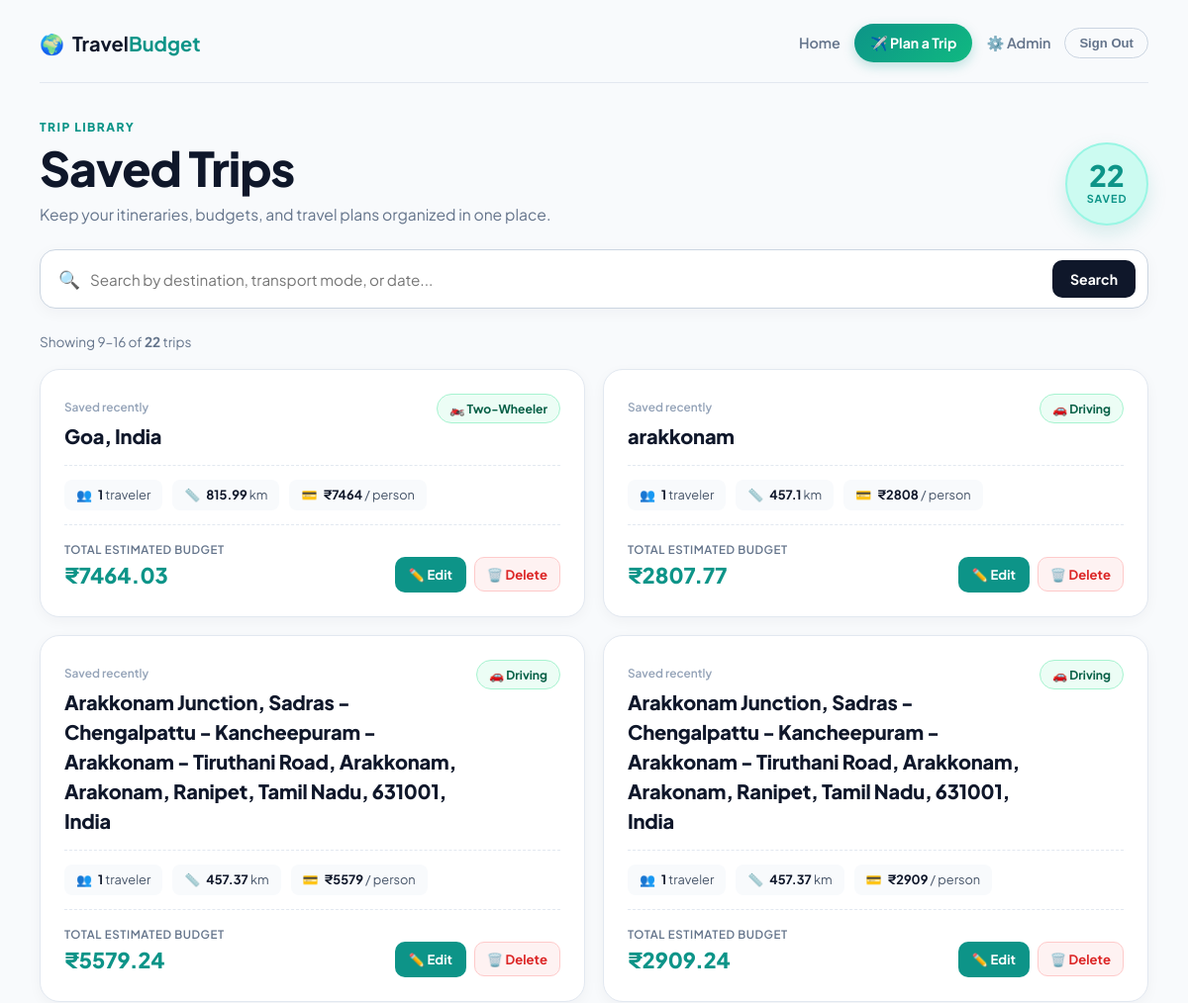
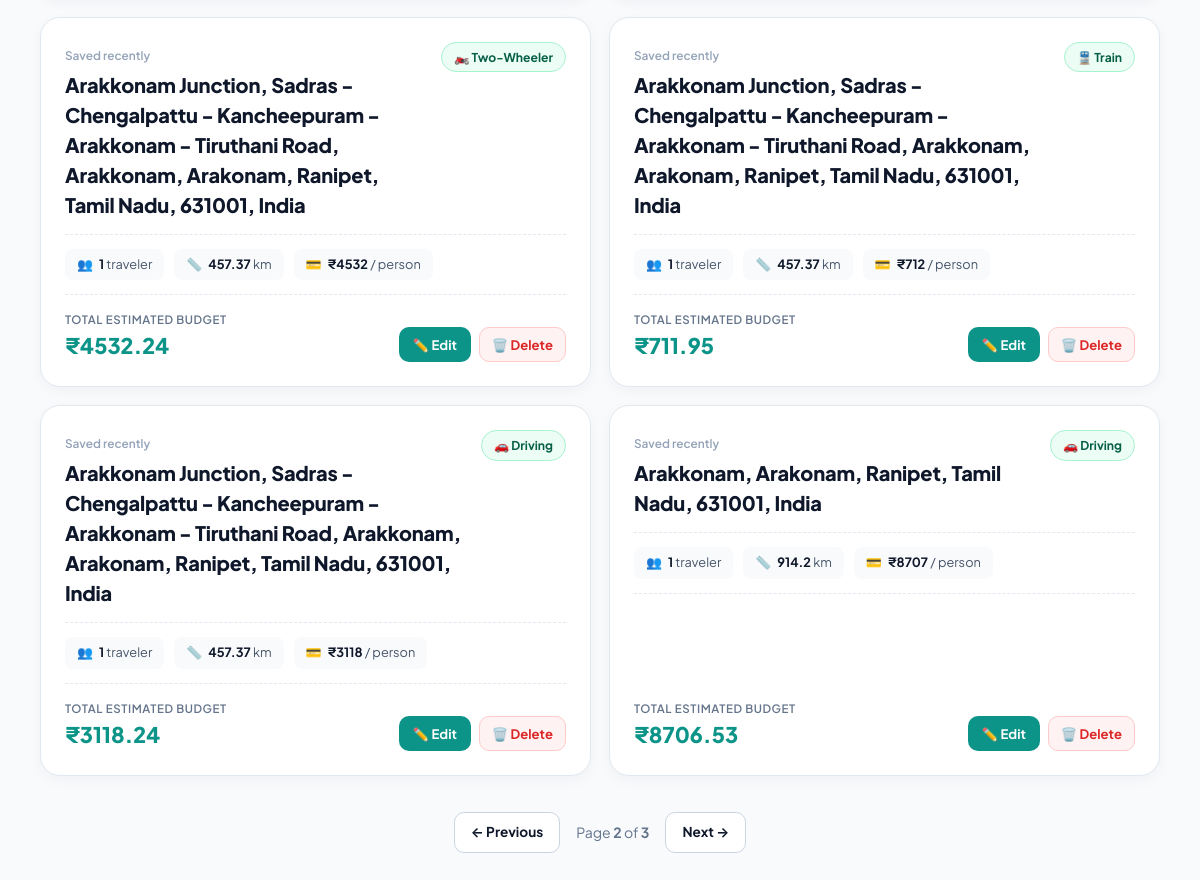
Screenshot of /trips?q=&page=2 (signed in) with the database file from the repository (2 pictures, top to bottom).
### tables this page shows
CREATE TABLE trips (
            id INTEGER PRIMARY KEY AUTOINCREMENT,
            destination TEXT,
            travelers INTEGER,
            total_distance REAL,
            transport_mode TEXT,
            transport_cost REAL,
            fuel_type TEXT,
            fuel_price REAL,
            fuel_cost REAL,
            food_cost REAL,
            room_cost REAL,
            toll_charges REAL,
            parking_fee REAL,
            vehicle_type TEXT,
            vehicle_rental_cost REAL,
            places_fee_total REAL,
            total_budget REAL,
            cost_per_person REAL
        , user_id INTEGER);

### app.py (the view)
@app.route("/trips")
@login_required
def trips():
    search_query = request.args.get("q", "").strip()
    try:
        page = max(1, int(request.args.get("page", 1)))
    except (TypeError, ValueError):
        page = 1
    per_page = 8
    where_clause = ""
    params = []
    if search_query:
        where_clause = "WHERE user_id = ? AND (destination LIKE ? OR transport_mode LIKE ?)"
        term = f"%{search_query}%"
        params = [session["user_id"], term, term]
    else:
        where_clause = "WHERE user_id = ?"
        params = [session["user_id"]]
    conn = get_db()
    total = conn.execute(
        f"SELECT COUNT(*) FROM trips {where_clause}", params
    ).fetchone()[0]
    total_pages = max(1, (total + per_page - 1) // per_page)
    page = min(page, total_pages)
    rows = conn.execute(
        f"SELECT * FROM trips {where_clause} ORDER BY id DESC LIMIT ? OFFSET ?",
        [*params, per_page, (page - 1) * per_page],
    ).fetchall()
    conn.close()
    return render_template(
        "trips.html", trips=rows, search_query=search_query, page=page,
        total_pages=total_pages, total=total,
        first_item=(page - 1) * per_page + 1 if total else 0,
    )

### app.py (called while the page is built)
def get_db():
    conn = sqlite3.connect("travel_budget.db")
    conn.row_factory = sqlite3.Row
    return conn

@app.before_request
def update_last_seen():
    user_id = session.get('user_id')
    if user_id:
        try:
            conn = get_db()
            conn.execute('UPDATE users SET last_seen = CURRENT_TIMESTAMP WHERE id = ?', (user_id,))
            conn.commit()
            conn.close()
        except Exception:
            pass

@app.context_processor
def inject_user():
    is_admin = False
    logged_in = 'user_id' in session
    user_name = session.get('user_name')
    if logged_in:
        try:
            conn = get_db()
            row = conn.execute('SELECT is_admin FROM users WHERE id=?', (session['user_id'],)).fetchone()
            conn.close()
            is_admin = False
            if row:
                try:
                    is_admin = bool(row['is_admin'])
                except Exception:
                    is_admin = False
        except Exception:
            is_admin = False
    return dict(is_admin=is_admin, logged_in=logged_in, user_name=user_name)

def login_required(view):
    @wraps(view)
    def wrapped_view(*args, **kwargs):
        if "user_id" not in session:
            return redirect(url_for("login", next=request.path))
        return view(*args, **kwargs)
    return wrapped_view

### templates/trips.html (shortened to what this page needs)
<!doctype html>
<html lang="en">
<head>
  <link rel="stylesheet" href="{{ url_for('static', filename='trip.css') }}">
</head>
<body>
  <main class="trips-shell">
    <header class="trips-header">
      <a href="/" class="brand">
        <span class="brand-icon">🌍</span>
        <span class="brand-text">Travel<strong>Budget</strong></span>
      </a>
      <nav class="trips-nav">
        <a href="/" class="nav-link home-link">Home</a>
        <a class="plan-link" href="/planner?new=1">✈️ Plan a Trip</a>
        {% if is_admin %}<a href="/admin" class="nav-link admin-link">⚙️ Admin</a>{% endif %}
        <form action="/logout" method="post" class="logout-form">
          <button class="logout-btn" type="submit">Sign Out</button>
        </form>
      </nav>
    </header>
    <section class="trips-hero">
      <div class="hero-left">
        <p class="eyebrow">Trip Library</p>
        <h1>Saved Trips</h1>
        <p class="hero-desc">Keep your itineraries, budgets, and travel plans organized in one place.</p>
      </div>
      <div class="trip-total-badge">
        <span class="total-number">{{ total }}</span>
        <small>Saved</small>
      </div>
    </section>
    <form class="trip-search" method="get" action="/trips" role="search">
      <div class="search-inner">
        <span class="search-icon">🔍</span>
        <input id="trip_search" type="search" name="q" value="{{ search_query }}" placeholder="Search by destination, transport mode, or date...">
        <button type="submit" class="search-btn">Search</button>
      </div>
    </form>
    {% if trips %}
    <div class="trip-count-bar">
      <span>Showing {{ first_item }}–{{ first_item + trips|length - 1 }} of <strong>{{ total }}</strong> trip{{ '' if total == 1 else 's' }}</span>
    </div>
    <section class="trip-list">
      {% for trip in trips %}
      <article class="trip-card">
        <div class="trip-card-top">
          <div>
            <span class="trip-date">Saved {{ trip['created_at'] if trip['created_at'] else 'recently' }}</span>
            <h2 title="{{ trip['destination'] }}">{{ trip['destination'] }}</h2>
          </div>
          <span class="mode-chip">
            {% if trip['transport_mode'] == 'car' %}🚗 Driving
            {% elif trip['transport_mode'] == 'bike' %}🏍️ Two-Wheeler
            {% elif trip['transport_mode'] == 'bus' %}🚌 Bus
            {% elif trip['transport_mode'] == 'train' %}🚆 Train
            {% elif trip['transport_mode'] == 'flight' %}✈️ Flight
            {% else %}🚶 {{ trip['transport_mode']|capitalize }}
            {% endif %}
          </span>
        </div>
        <div class="trip-stats">
          <div class="stat-pill">
            <span class="stat-icon">👥</span>
            <span><b>{{ trip['travelers'] }}</b> traveler{{ '' if trip['travelers'] == 1 else 's' }}</span>
          </div>
          <div class="stat-pill">
            <span class="stat-icon">📏</span>
            <span><b>{{ trip['total_distance'] or 0 }}</b> km</span>
          </div>
          <div class="stat-pill">
            <span class="stat-icon">💳</span>
            <span><b>₹{{ '%.0f'|format(trip['cost_per_person'] or 0) }}</b> / person</span>
          </div>
        </div>
        <div class="trip-card-bottom">
          <div class="budget-meta">
            <small>Total Estimated Budget</small>
            <strong>₹{{ '%.2f'|format(trip['total_budget'] or 0) }}</strong>
          </div>
          <div class="trip-actions">
            <a href="/edit/{{ trip['id'] }}" class="btn-edit-trip">✏️ Edit</a>
            <form action="/delete/{{ trip['id'] }}" method="post" onsubmit="return confirm('Delete this saved trip?')">
              <button type="submit" class="btn-delete-trip">🗑️ Delete</button>
            </form>
          </div>
        </div>
      </article>
      {% endfor %}
    </section>
    {% if total_pages > 1 %}
    <nav class="pagination" aria-label="Saved trip pages">
      {% if page > 1 %}
      <a href="{{ url_for('trips', q=search_query, page=page - 1) }}" class="page-link prev">← Previous</a>
      {% else %}
      <span class="page-link disabled">← Previous</span>
      {% endif %}
      <span class="page-current">Page <b>{{ page }}</b> of <b>{{ total_pages }}</b></span>
      {% if page < total_pages %}
      <a href="{{ url_for('trips', q=search_query, page=page + 1) }}" class="page-link next">Next →</a>
      {% else %}
      <span class="page-link disabled">Next →</span>
      {% endif %}
    </nav>
    {% endif %}
    {% endif %}
  </main>
</body>
</html>

### rows the page displays
trips: trip "recently", destination "Goa, India", transport_mode "🏍️ Two-Wheeler", travelers "1", total_distance "815.99", cost_per_person "7464", total_budget "7464.03"
trips: trip "recently", destination "arakkonam", transport_mode "🚗 Driving", travelers "1", total_distance "457.1", cost_per_person "2808", total_budget "2807.77"
trips: trip "recently", destination "Arakkonam Junction, Sadras - Chengalpattu - Kancheepuram - Arakkonam - Tiruthani Road, Arakkonam, Arakonam, Ranipet, Tamil Nadu, 631001, India", transport_mode "🚗 Driving", travelers "1", total_distance "457.37", cost_per_person "5579", total_budget "5579.24"
trips: trip "recently", destination "Arakkonam Junction, Sadras - Chengalpattu - Kancheepuram - Arakkonam - Tiruthani Road, Arakkonam, Arakonam, Ranipet, Tamil Nadu, 631001, India", transport_mode "🚗 Driving", travelers "1", total_distance "457.37", cost_per_person "2909", total_budget "2909.24"
trips: trip "recently", destination "Arakkonam Junction, Sadras - Chengalpattu - Kancheepuram - Arakkonam - Tiruthani Road, Arakkonam, Arakonam, Ranipet, Tamil Nadu, 631001, India", transport_mode "🏍️ Two-Wheeler", travelers "1", total_distance "457.37", cost_per_person "4532", total_budget "4532.24"
trips: trip "recently", destination "Arakkonam Junction, Sadras - Chengalpattu - Kancheepuram - Arakkonam - Tiruthani Road, Arakkonam, Arakonam, Ranipet, Tamil Nadu, 631001, India", transport_mode "🚆 Train", travelers "1", total_distance "457.37", cost_per_person "712", total_budget "711.95"
trips: trip "recently", destination "Arakkonam Junction, Sadras - Chengalpattu - Kancheepuram - Arakkonam - Tiruthani Road, Arakkonam, Arakonam, Ranipet, Tamil Nadu, 631001, India", transport_mode "🚗 Driving", travelers "1", total_distance "457.37", cost_per_person "3118", total_budget "3118.24"
trips: trip "recently", destination "Arakkonam, Arakonam, Ranipet, Tamil Nadu, 631001, India", transport_mode "🚗 Driving", travelers "1", total_distance "914.2", cost_per_person "8707", total_budget "8706.53"

### other values shown
{{ total }} "22"
{{ first_item }} "9"
{{ first_item + trips|length - 1 }} "16"
{{ '' if total == 1 else 's' }} "s"
{{ page }} "2"
{{ total_pages }} "3"
